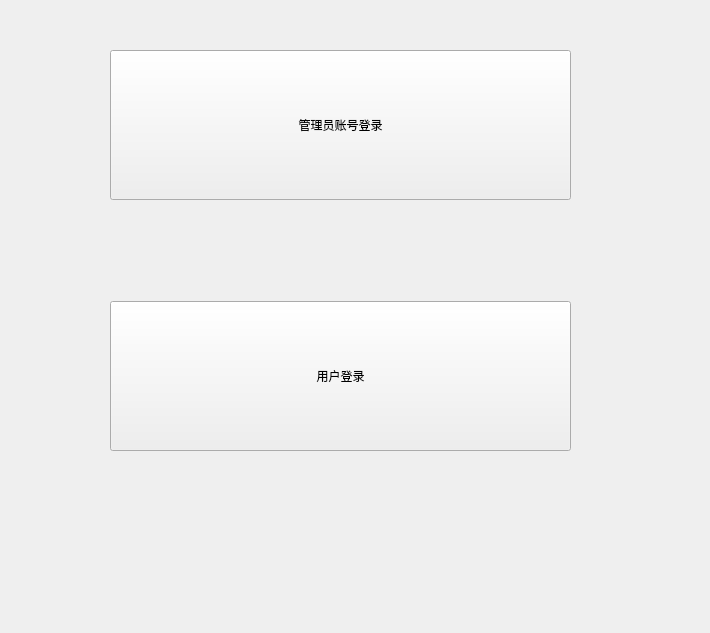
<?xml version="1.0" encoding="UTF-8"?>
<ui version="4.0">
 <class>Choose</class>
 <widget class="QMainWindow" name="Choose">
  <property name="geometry">
   <rect>
    <x>0</x>
    <y>0</y>
    <width>710</width>
    <height>633</height>
   </rect>
  </property>
  <property name="windowTitle">
   <string>登录界面</string>
  </property>
  <widget class="QWidget" name="centralwidget">
   <widget class="QWidget" name="widget" native="true">
    <property name="geometry">
     <rect>
      <x>110</x>
      <y>50</y>
      <width>461</width>
      <height>401</height>
     </rect>
    </property>
    <layout class="QVBoxLayout" name="verticalLayout">
     <item>
      <widget class="QPushButton" name="administer">
       <property name="minimumSize">
        <size>
         <width>300</width>
         <height>150</height>
        </size>
       </property>
       <property name="text">
        <string>管理员账号登录</string>
       </property>
      </widget>
     </item>
     <item>
      <spacer name="verticalSpacer">
       <property name="orientation">
        <enum>Qt::Vertical</enum>
       </property>
       <property name="sizeHint" stdset="0">
        <size>
         <width>20</width>
         <height>328</height>
        </size>
       </property>
      </spacer>
     </item>
     <item>
      <widget class="QPushButton" name="client">
       <property name="minimumSize">
        <size>
         <width>300</width>
         <height>150</height>
        </size>
       </property>
       <property name="text">
        <string>用户登录</string>
       </property>
      </widget>
     </item>
    </layout>
   </widget>
  </widget>
 </widget>
 <resources/>
 <connections/>
</ui>
